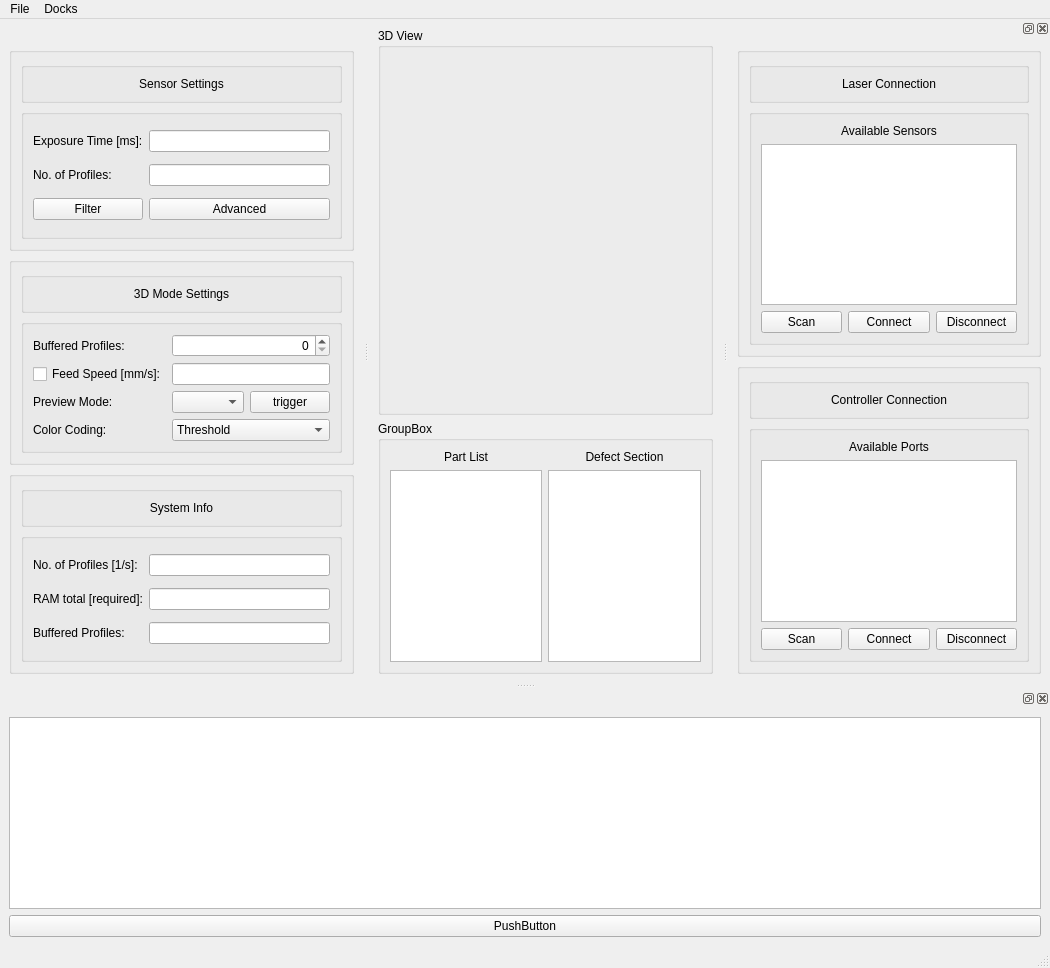
<?xml version="1.0" encoding="UTF-8"?>
<ui version="4.0">
 <class>MainWindow</class>
 <widget class="QMainWindow" name="MainWindow">
  <property name="geometry">
   <rect>
    <x>0</x>
    <y>0</y>
    <width>1050</width>
    <height>968</height>
   </rect>
  </property>
  <property name="windowTitle">
   <string>MainWindow</string>
  </property>
  <widget class="QWidget" name="centralwidget">
   <layout class="QGridLayout" name="gridLayout">
    <item row="1" column="0">
     <widget class="QGroupBox" name="groupBox_2">
      <property name="sizePolicy">
       <sizepolicy hsizetype="Preferred" vsizetype="Maximum">
        <horstretch>0</horstretch>
        <verstretch>0</verstretch>
       </sizepolicy>
      </property>
      <property name="title">
       <string>GroupBox</string>
      </property>
      <layout class="QHBoxLayout" name="horizontalLayout">
       <item>
        <layout class="QVBoxLayout" name="verticalLayout">
         <item>
          <widget class="QLabel" name="label">
           <property name="text">
            <string>Part List</string>
           </property>
           <property name="alignment">
            <set>Qt::AlignCenter</set>
           </property>
          </widget>
         </item>
         <item>
          <widget class="QListWidget" name="listWidget"/>
         </item>
        </layout>
       </item>
       <item>
        <layout class="QVBoxLayout" name="verticalLayout_2">
         <item>
          <widget class="QLabel" name="label_2">
           <property name="text">
            <string>Defect Section</string>
           </property>
           <property name="alignment">
            <set>Qt::AlignCenter</set>
           </property>
          </widget>
         </item>
         <item>
          <widget class="QListWidget" name="listWidget_2"/>
         </item>
        </layout>
       </item>
      </layout>
     </widget>
    </item>
    <item row="0" column="0">
     <widget class="QGroupBox" name="groupBox">
      <property name="sizePolicy">
       <sizepolicy hsizetype="Expanding" vsizetype="Expanding">
        <horstretch>0</horstretch>
        <verstretch>0</verstretch>
       </sizepolicy>
      </property>
      <property name="title">
       <string>3D View</string>
      </property>
     </widget>
    </item>
   </layout>
  </widget>
  <widget class="QMenuBar" name="menubar">
   <property name="geometry">
    <rect>
     <x>0</x>
     <y>0</y>
     <width>1050</width>
     <height>25</height>
    </rect>
   </property>
   <widget class="QMenu" name="menuMenu">
    <property name="title">
     <string>File</string>
    </property>
   </widget>
   <widget class="QMenu" name="menuDocks">
    <property name="title">
     <string>Docks</string>
    </property>
   </widget>
   <addaction name="menuMenu"/>
   <addaction name="menuDocks"/>
  </widget>
  <widget class="QStatusBar" name="statusbar"/>
  <widget class="QDockWidget" name="dockWidget">
   <property name="enabled">
    <bool>true</bool>
   </property>
   <property name="autoFillBackground">
    <bool>false</bool>
   </property>
   <property name="floating">
    <bool>false</bool>
   </property>
   <property name="features">
    <set>QDockWidget::NoDockWidgetFeatures</set>
   </property>
   <attribute name="dockWidgetArea">
    <number>1</number>
   </attribute>
   <widget class="QWidget" name="dockWidgetContents">
    <layout class="QVBoxLayout" name="verticalLayout_3">
     <item>
      <widget class="QGroupBox" name="groupBox_3">
       <property name="title">
        <string/>
       </property>
       <layout class="QVBoxLayout" name="verticalLayout_5">
        <item>
         <widget class="QGroupBox" name="groupBox_6">
          <property name="sizePolicy">
           <sizepolicy hsizetype="Preferred" vsizetype="Maximum">
            <horstretch>0</horstretch>
            <verstretch>0</verstretch>
           </sizepolicy>
          </property>
          <property name="title">
           <string/>
          </property>
          <layout class="QVBoxLayout" name="verticalLayout_4">
           <item>
            <widget class="QLabel" name="label_3">
             <property name="sizePolicy">
              <sizepolicy hsizetype="Preferred" vsizetype="Preferred">
               <horstretch>0</horstretch>
               <verstretch>0</verstretch>
              </sizepolicy>
             </property>
             <property name="text">
              <string>Sensor Settings</string>
             </property>
             <property name="alignment">
              <set>Qt::AlignCenter</set>
             </property>
            </widget>
           </item>
          </layout>
         </widget>
        </item>
        <item>
         <widget class="QGroupBox" name="groupBox_7">
          <property name="title">
           <string/>
          </property>
          <layout class="QGridLayout" name="gridLayout_3">
           <item row="0" column="1">
            <widget class="QLabel" name="label_4">
             <property name="text">
              <string>Exposure Time [ms]:</string>
             </property>
            </widget>
           </item>
           <item row="0" column="2">
            <widget class="QLineEdit" name="lineEdit">
             <property name="alignment">
              <set>Qt::AlignRight|Qt::AlignTrailing|Qt::AlignVCenter</set>
             </property>
            </widget>
           </item>
           <item row="1" column="1">
            <widget class="QLabel" name="label_5">
             <property name="text">
              <string>No. of Profiles:</string>
             </property>
            </widget>
           </item>
           <item row="1" column="2">
            <widget class="QLineEdit" name="lineEditNumberOfProfiles">
             <property name="alignment">
              <set>Qt::AlignRight|Qt::AlignTrailing|Qt::AlignVCenter</set>
             </property>
            </widget>
           </item>
           <item row="2" column="1">
            <widget class="QPushButton" name="pushButton">
             <property name="text">
              <string>Filter</string>
             </property>
            </widget>
           </item>
           <item row="2" column="2">
            <widget class="QPushButton" name="pushButton_2">
             <property name="text">
              <string>Advanced</string>
             </property>
            </widget>
           </item>
          </layout>
         </widget>
        </item>
       </layout>
      </widget>
     </item>
     <item>
      <widget class="QGroupBox" name="groupBox_4">
       <property name="title">
        <string/>
       </property>
       <layout class="QVBoxLayout" name="verticalLayout_7">
        <item>
         <widget class="QGroupBox" name="groupBox_8">
          <property name="sizePolicy">
           <sizepolicy hsizetype="Preferred" vsizetype="Maximum">
            <horstretch>0</horstretch>
            <verstretch>0</verstretch>
           </sizepolicy>
          </property>
          <property name="title">
           <string/>
          </property>
          <layout class="QVBoxLayout" name="verticalLayout_6">
           <item>
            <widget class="QLabel" name="label_6">
             <property name="text">
              <string>3D Mode Settings</string>
             </property>
             <property name="alignment">
              <set>Qt::AlignCenter</set>
             </property>
            </widget>
           </item>
          </layout>
         </widget>
        </item>
        <item>
         <widget class="QGroupBox" name="groupBox_9">
          <property name="title">
           <string/>
          </property>
          <layout class="QGridLayout" name="gridLayout_4">
           <item row="2" column="0">
            <widget class="QLabel" name="label_8">
             <property name="text">
              <string>Preview Mode:</string>
             </property>
            </widget>
           </item>
           <item row="1" column="1">
            <widget class="QLineEdit" name="lineEdit_3"/>
           </item>
           <item row="0" column="0">
            <widget class="QLabel" name="label_7">
             <property name="text">
              <string>Buffered Profiles:</string>
             </property>
            </widget>
           </item>
           <item row="1" column="0">
            <widget class="QCheckBox" name="checkBox">
             <property name="text">
              <string>Feed Speed [mm/s]:</string>
             </property>
            </widget>
           </item>
           <item row="0" column="1">
            <widget class="QSpinBox" name="spinBox">
             <property name="alignment">
              <set>Qt::AlignRight|Qt::AlignTrailing|Qt::AlignVCenter</set>
             </property>
            </widget>
           </item>
           <item row="2" column="1">
            <layout class="QHBoxLayout" name="horizontalLayout_2">
             <item>
              <widget class="QComboBox" name="comboBox"/>
             </item>
             <item>
              <widget class="QPushButton" name="pushButtonTrigger">
               <property name="text">
                <string>trigger</string>
               </property>
              </widget>
             </item>
            </layout>
           </item>
           <item row="3" column="0">
            <widget class="QLabel" name="label_9">
             <property name="text">
              <string>Color Coding:</string>
             </property>
            </widget>
           </item>
           <item row="3" column="1">
            <widget class="QComboBox" name="comboBox_2">
             <item>
              <property name="text">
               <string>Threshold</string>
              </property>
             </item>
            </widget>
           </item>
          </layout>
         </widget>
        </item>
       </layout>
      </widget>
     </item>
     <item>
      <widget class="QGroupBox" name="groupBox_5">
       <property name="title">
        <string/>
       </property>
       <layout class="QVBoxLayout" name="verticalLayout_9">
        <item>
         <widget class="QGroupBox" name="groupBox_10">
          <property name="sizePolicy">
           <sizepolicy hsizetype="Preferred" vsizetype="Maximum">
            <horstretch>0</horstretch>
            <verstretch>0</verstretch>
           </sizepolicy>
          </property>
          <property name="title">
           <string/>
          </property>
          <layout class="QVBoxLayout" name="verticalLayout_8">
           <item>
            <widget class="QLabel" name="label_10">
             <property name="text">
              <string>System Info</string>
             </property>
             <property name="alignment">
              <set>Qt::AlignCenter</set>
             </property>
            </widget>
           </item>
          </layout>
         </widget>
        </item>
        <item>
         <widget class="QGroupBox" name="groupBox_11">
          <property name="title">
           <string/>
          </property>
          <layout class="QGridLayout" name="gridLayout_5">
           <item row="0" column="2">
            <widget class="QLineEdit" name="lineEdit_4"/>
           </item>
           <item row="0" column="1">
            <widget class="QLabel" name="label_11">
             <property name="text">
              <string>No. of Profiles [1/s]:</string>
             </property>
            </widget>
           </item>
           <item row="1" column="2">
            <widget class="QLineEdit" name="lineEdit_5"/>
           </item>
           <item row="1" column="1">
            <widget class="QLabel" name="label_12">
             <property name="text">
              <string>RAM total [required]:</string>
             </property>
            </widget>
           </item>
           <item row="2" column="2">
            <widget class="QLineEdit" name="lineEdit_6"/>
           </item>
           <item row="2" column="1">
            <widget class="QLabel" name="label_13">
             <property name="text">
              <string>Buffered Profiles:</string>
             </property>
            </widget>
           </item>
          </layout>
         </widget>
        </item>
       </layout>
      </widget>
     </item>
    </layout>
   </widget>
  </widget>
  <widget class="QDockWidget" name="dockWidget_2">
   <attribute name="dockWidgetArea">
    <number>2</number>
   </attribute>
   <widget class="QWidget" name="dockWidgetContents_2">
    <layout class="QVBoxLayout" name="verticalLayout_10">
     <item>
      <widget class="QGroupBox" name="groupBox_12">
       <property name="title">
        <string/>
       </property>
       <layout class="QVBoxLayout" name="verticalLayout_11">
        <item>
         <widget class="QGroupBox" name="groupBox_14">
          <property name="sizePolicy">
           <sizepolicy hsizetype="Preferred" vsizetype="Maximum">
            <horstretch>0</horstretch>
            <verstretch>0</verstretch>
           </sizepolicy>
          </property>
          <property name="title">
           <string/>
          </property>
          <layout class="QVBoxLayout" name="verticalLayout_13">
           <item>
            <widget class="QLabel" name="label_14">
             <property name="text">
              <string>Laser Connection</string>
             </property>
             <property name="alignment">
              <set>Qt::AlignCenter</set>
             </property>
            </widget>
           </item>
          </layout>
         </widget>
        </item>
        <item>
         <widget class="QGroupBox" name="groupBox_15">
          <property name="title">
           <string/>
          </property>
          <layout class="QGridLayout" name="gridLayout_6">
           <item row="2" column="2">
            <widget class="QPushButton" name="pushButtonDisconnectSensor">
             <property name="text">
              <string>Disconnect</string>
             </property>
            </widget>
           </item>
           <item row="1" column="0" colspan="3">
            <widget class="QListWidget" name="listWidgetSensor"/>
           </item>
           <item row="2" column="0">
            <widget class="QPushButton" name="pushButtonScanSensor">
             <property name="text">
              <string>Scan</string>
             </property>
            </widget>
           </item>
           <item row="2" column="1">
            <widget class="QPushButton" name="pushButtonConnectSensor">
             <property name="text">
              <string>Connect</string>
             </property>
            </widget>
           </item>
           <item row="0" column="0" colspan="3">
            <widget class="QLabel" name="label_16">
             <property name="text">
              <string>Available Sensors</string>
             </property>
             <property name="alignment">
              <set>Qt::AlignCenter</set>
             </property>
            </widget>
           </item>
          </layout>
         </widget>
        </item>
       </layout>
      </widget>
     </item>
     <item>
      <widget class="QGroupBox" name="groupBox_13">
       <property name="title">
        <string/>
       </property>
       <layout class="QVBoxLayout" name="verticalLayout_12">
        <item>
         <widget class="QGroupBox" name="groupBox_16">
          <property name="sizePolicy">
           <sizepolicy hsizetype="Preferred" vsizetype="Maximum">
            <horstretch>0</horstretch>
            <verstretch>0</verstretch>
           </sizepolicy>
          </property>
          <property name="title">
           <string/>
          </property>
          <layout class="QVBoxLayout" name="verticalLayout_14">
           <item>
            <widget class="QLabel" name="label_15">
             <property name="text">
              <string>Controller Connection</string>
             </property>
             <property name="alignment">
              <set>Qt::AlignCenter</set>
             </property>
            </widget>
           </item>
          </layout>
         </widget>
        </item>
        <item>
         <widget class="QGroupBox" name="groupBox_17">
          <property name="title">
           <string/>
          </property>
          <layout class="QGridLayout" name="gridLayout_7">
           <item row="2" column="2">
            <widget class="QPushButton" name="pushButtonDisconnectPort">
             <property name="text">
              <string>Disconnect</string>
             </property>
            </widget>
           </item>
           <item row="2" column="0">
            <widget class="QPushButton" name="pushButtonScanPorts">
             <property name="text">
              <string>Scan</string>
             </property>
            </widget>
           </item>
           <item row="2" column="1">
            <widget class="QPushButton" name="pushButtonConnectPort">
             <property name="text">
              <string>Connect</string>
             </property>
            </widget>
           </item>
           <item row="1" column="0" colspan="3">
            <widget class="QListWidget" name="listWidgetPorts"/>
           </item>
           <item row="0" column="0" colspan="3">
            <widget class="QLabel" name="label_17">
             <property name="text">
              <string>Available Ports</string>
             </property>
             <property name="alignment">
              <set>Qt::AlignCenter</set>
             </property>
            </widget>
           </item>
          </layout>
         </widget>
        </item>
       </layout>
      </widget>
     </item>
    </layout>
   </widget>
  </widget>
  <widget class="QDockWidget" name="dockWidget_3">
   <attribute name="dockWidgetArea">
    <number>8</number>
   </attribute>
   <widget class="QWidget" name="dockWidgetContents_3">
    <layout class="QVBoxLayout" name="verticalLayout_15">
     <item>
      <widget class="QTextEdit" name="textEdit"/>
     </item>
     <item>
      <widget class="QPushButton" name="pushButtonDebug">
       <property name="text">
        <string>PushButton</string>
       </property>
      </widget>
     </item>
    </layout>
   </widget>
  </widget>
 </widget>
 <resources/>
 <connections/>
</ui>
